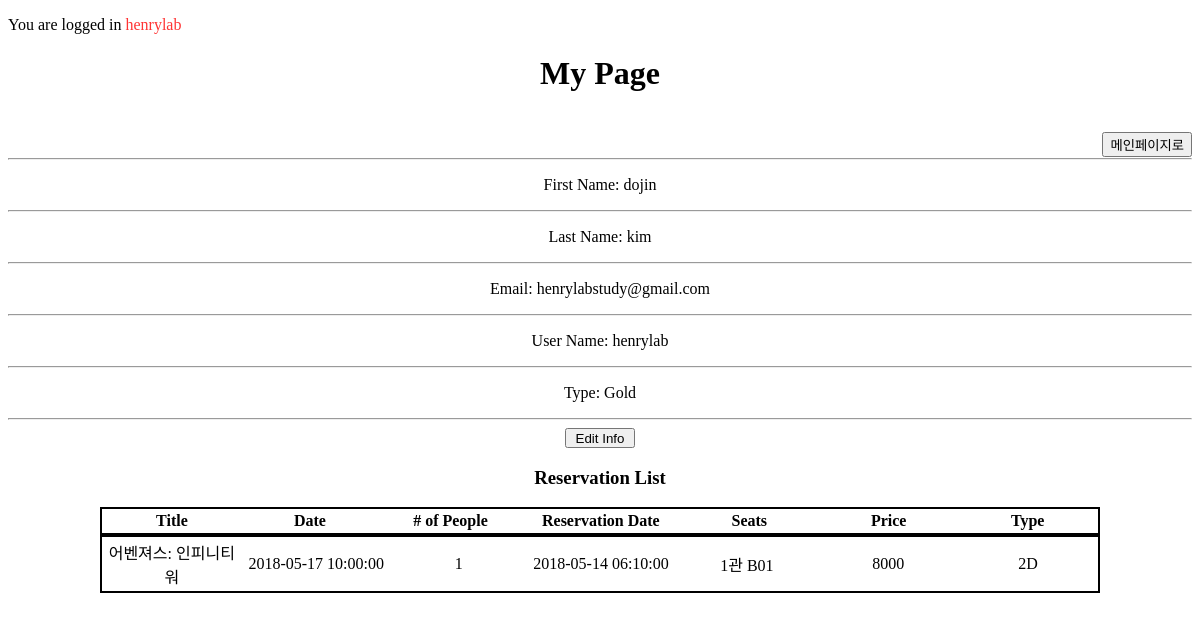
Page /mypage.php (signed in) on the committed database.
### tables this page shows
CREATE TABLE `customerlist` (
  `customer_id` int(11) NOT NULL,
  `firstname` varchar(100) NOT NULL,
  `lastname` varchar(100) NOT NULL,
  `email` varchar(100) NOT NULL,
  `username` varchar(100) NOT NULL,
  `password` varchar(100) NOT NULL,
  `customer_type` varchar(20) DEFAULT 'Gold'
);

CREATE TABLE `reservationlist` (
  `reserve_id` int(11) NOT NULL,
  `customer_id` int(11) DEFAULT NULL,
  `reserve_date` datetime DEFAULT NULL,
  `schedule_id` int(11) NOT NULL,
  `price` int(11) DEFAULT NULL
);

CREATE TABLE `movieinfolist` (
  `movie_id` int(11) NOT NULL,
  `title` varchar(50) DEFAULT NULL,
  `genre` varchar(20) DEFAULT NULL,
  `nation` varchar(20) DEFAULT NULL,
  `running_time` int(11) DEFAULT NULL,
  `release_date` date DEFAULT NULL,
  `director` varchar(50) DEFAULT NULL,
  `actor` varchar(80) DEFAULT NULL,
  `is_rated` int(11) DEFAULT NULL,
  `content` text,
  `studio` varchar(50) DEFAULT NULL,
  `poster_img` varchar(100) DEFAULT NULL
);

CREATE TABLE `movieschedulelist` (
  `schedule_id` int(11) NOT NULL,
  `movie_id` int(11) DEFAULT NULL,
  `screen_room_id` int(11) DEFAULT NULL,
  `date` datetime DEFAULT NULL
);

CREATE TABLE `screenroomlist` (
  `screen_room_id` int(11) NOT NULL,
  `screen_room_type` varchar(20) DEFAULT NULL,
  `capacity` int(11) DEFAULT NULL
);

### mypage.php (the view, shortened to what this page needs)
<?php
include_once "dbh.inc.php";
?>
<!DOCTYPE html>
<html>
<head>
</head>
<body>
  <?php
  if(isset($_SESSION['customer_id'])){
    echo "<p style='background-color:rgba(255,255,255,0.8)' class='welcome'>You are logged in
    <span style='color:rgba(255,30,30,0.9)'>".$_SESSION['username']."</span></p>";
  }else{
    echo "Nobody is logged in";
  }
  ?>
  <h1>My Page</h1>
  <br>
    <a href="index.php"><input type="button" value="메인페이지로" style="float: right;"></a>
    <br>
  <?php
  $currentId = $_SESSION['customer_id'];
  $rlt = mysqli_query($conn,"SELECT * FROM CustomerList WHERE customer_id=$currentId");
  $List = mysqli_fetch_assoc($rlt);
    ?>
    <div id='info'>
      <hr>
      <p>First Name: <?php echo $List['firstname']?></p><hr>
      <p>Last Name: <?php echo $List['lastname']?></p><hr>
      <p>Email: <?php echo $List['email']?></p><hr>
      <p>User Name: <?php echo $List['username']?></p><hr>
      <p>Type: <?php echo $List['customer_type']?></p>
      <hr>
    </div>
    <form action="mypageEdit.php"><center><button class='button' name='editInfo' style='width:70px;height:20px'>
      Edit Info</button></center></form>
    <center><h3 style="background-color:rgba(255,255,255,0.7);width:300px">Reservation List</h3></center>
    <?php
      $rlt = mysqli_query($conn,"SELECT * FROM ReservationList JOIN MovieScheduleList
                              ON ReservationList.customer_id=$currentId AND ReservationList.schedule_id = MovieScheduleList.schedule_id
                              JOIN MovieInfoList ON MovieScheduleList.movie_id = MovieInfoList.movie_id
                              JOIN ScreenRoomList ON MovieScheduleList.screen_room_id = ScreenRoomList.screen_room_id");
    ?>
      <center><table>
        <tr>
          <th>Title</th>
          <th>Date</th>
          <th># of People</th>
          <th>Reservation Date</th>
          <th>Seats</th>
          <th>Price</th>
          <th>Type</th>
        </tr>
      </table></center>
      <center><table>
      <?php while($List = mysqli_fetch_array($rlt)){
        $id = $List['reserve_id'];
        $rlt2 = mysqli_query($conn, "SELECT ticket_id, seat_id FROM TicketList WHERE TicketList.reserve_id='$id'");
        $number = 0;
        $seat = "";
        while($ticket = mysqli_fetch_array($rlt2)){
          $number++;
          $seat .= $ticket['seat_id']." ";
        }
        ?>
        <tr>
          <td><?php echo $List['title'];?></td>
          <td><?php echo $List['date'];?></td>
          <td><?php echo $number; ?></td>
          <td><?php echo $List['reserve_date'];?></td>
          <td><?php echo $List['screen_room_id']."관 ".$seat; ?></td>
          <td><?php echo $List['price']; ?></td>
          <td><?php echo $List['screen_room_type']; ?></td>
        </tr>
  <?php } ?>
</table>
</center>
</body>
</html>

### mypage.php (style rules this page uses)
body { background-image: url(moviepost.png); }
h1 { background-color: rgba(255,255,255,0.7); text-align: center; }
#info { background-color: rgba(255,255,255,0.7); text-align: center; }
table { width: 1000px; border: 2px solid black; background-color: rgba(255,255,255,0.7); }
th, td { width:200px; text-align: center; }

### rows in the picture
customerlist: firstname "dojin", lastname "kim", email "henrylabstudy@gmail.com", username "henrylab", customer_type "Gold"
reservationlist: movieinfolist.title "어벤져스: 인피니티 워", schedule.date "2018-05-17 10:00:00", number "1", reserve_date "2018-05-14 06:10:00", screenroomlist.screen_room_id "1", seat "B01", price "8000", screenroomlist.screen_room_type "2D"

### other values in the picture
$_SESSION['username'] "henrylab"
